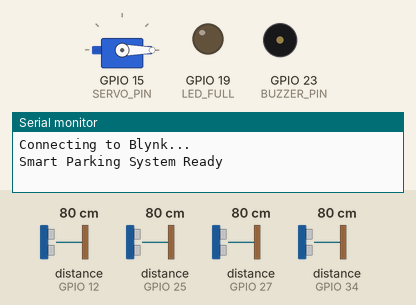
A program run on a simulated ESP32. On the bench: servo, output pins drawn as LEDs (lit = HIGH), buzzer (waves = sounding, pin HIGH), the last lines printed to the serial monitor. Wiring (inferred from the names in the program): 4 × ultrasonic range finder: trigger GPIO 4, echo GPIO 34 / trigger GPIO 13, echo GPIO 12 / trigger GPIO 14, echo GPIO 27 / trigger GPIO 26, echo GPIO 25. The inputs (shaded band) are chosen by the test bench; at power-on: distance to the obstacle (sensors on GPIO 34, GPIO 12, GPIO 25, GPIO 27) 80 cm. The echo pulse lasts 58.3 µs per cm; WiFi joins after 1.5 s; servers stay silent unless stated; pins used as bus, display or sensor lines are not drawn.

Above: at 3.0 s.
3.1 s: distance to the obstacle (sensor on GPIO 34) set to 24 cm
4.6 s: distance to the obstacle (sensor on GPIO 34) set to 18 cm
At 4.78 s:
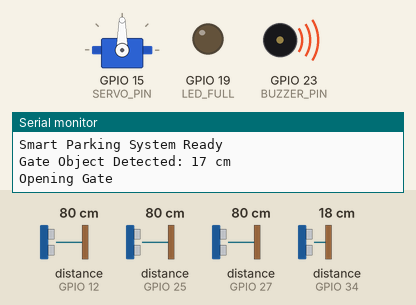
At 5.8 s:
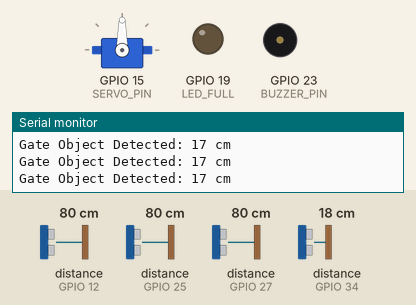
Timing chart, 0 to 7.6 s (numbered marks = the images above; inputs shaded):
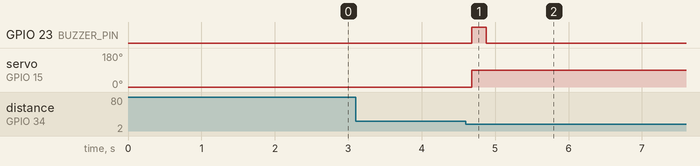

The program:

main.cpp
```cpp
#define BLYNK_TEMPLATE_ID "TMPL2JrWYosa2"
#define BLYNK_TEMPLATE_NAME "Smart System"
#define BLYNK_AUTH_TOKEN "C7lb344AgI---FR1btucjAeTWQfY-nLB"

#include <WiFi.h>
#include <BlynkSimpleEsp32.h>
#include <ESP32Servo.h>

char ssid[] = "Wokwi-GUEST";
char pass[] = "";

#define TRIG1 13
#define ECHO1 12

#define TRIG2 14
#define ECHO2 27

#define TRIG3 26
#define ECHO3 25

#define TRIG4 4
#define ECHO4 34

#define LED_FULL 19
#define SERVO_PIN 15
#define BUZZER_PIN 23

Servo barrierGate;
BlynkTimer timer;

bool slot1Occupied = false;
bool slot2Occupied = false;
bool slot3Occupied = false;

int availableSlots = 3;

const int THRESHOLD_DISTANCE = 15;
const int GATE_THRESHOLD = 20;

bool gateOpen = false;

unsigned long lastGateDetection = 0;

const unsigned long NO_OBJECT_TIME = 5000;

const int GATE_CLOSED = 0;
const int GATE_OPEN = 90;

void checkParkingSlots();
void checkGateSensor();
void updateBlynk();
void updateLED();
void openGate();
void closeGate();
void alertParkingFull();
long getDistance(int trigPin, int echoPin);

void setup() {

  Serial.begin(115200);

  pinMode(TRIG1, OUTPUT);
  pinMode(ECHO1, INPUT);

  pinMode(TRIG2, OUTPUT);
  pinMode(ECHO2, INPUT);

  pinMode(TRIG3, OUTPUT);
  pinMode(ECHO3, INPUT);

  pinMode(TRIG4, OUTPUT);
  pinMode(ECHO4, INPUT);

  pinMode(LED_FULL, OUTPUT);
  pinMode(BUZZER_PIN, OUTPUT);

  barrierGate.attach(SERVO_PIN);
  barrierGate.write(GATE_CLOSED);

  Serial.println("Connecting to Blynk...");

  Blynk.begin(
    BLYNK_AUTH_TOKEN,
    ssid,
    pass
  );

  timer.setInterval(1000L, updateBlynk);

  Serial.println("Smart Parking System Ready");
}

void loop() {

  Blynk.run();
  timer.run();

  checkParkingSlots();
  updateLED();
  checkGateSensor();

  delay(100);
}

long getDistance(int trigPin, int echoPin) {

  digitalWrite(trigPin, LOW);
  delayMicroseconds(2);

  digitalWrite(trigPin, HIGH);
  delayMicroseconds(10);

  digitalWrite(trigPin, LOW);

  long duration =
    pulseIn(echoPin, HIGH, 30000);

  if (duration == 0)
    return 0;

  long distance =
    duration * 0.034 / 2;

  return distance;
}

void checkParkingSlots() {

  long distance1 =
    getDistance(TRIG1, ECHO1);

  long distance2 =
    getDistance(TRIG2, ECHO2);

  long distance3 =
    getDistance(TRIG3, ECHO3);

  slot1Occupied =
    distance1 > 0 &&
    distance1 < THRESHOLD_DISTANCE;

  slot2Occupied =
    distance2 > 0 &&
    distance2 < THRESHOLD_DISTANCE;

  slot3Occupied =
    distance3 > 0 &&
    distance3 < THRESHOLD_DISTANCE;

  availableSlots = 0;

  if (!slot1Occupied)
    availableSlots++;

  if (!slot2Occupied)
    availableSlots++;

  if (!slot3Occupied)
    availableSlots++;
}

void checkGateSensor() {

  long gateDistance =
    getDistance(TRIG4, ECHO4);

  bool objectDetected =
    gateDistance > 0 &&
    gateDistance < GATE_THRESHOLD;

  if (objectDetected) {

    lastGateDetection = millis();

    Serial.print("Gate Object Detected: ");
    Serial.print(gateDistance);
    Serial.println(" cm");

    if (!gateOpen) {

      if (availableSlots > 0) {

        Serial.println("Opening Gate");

        openGate();

        digitalWrite(
          BUZZER_PIN,
          HIGH
        );

        delay(200);

        digitalWrite(
          BUZZER_PIN,
          LOW
        );

      } else {

        Serial.println("Parking FULL");

        alertParkingFull();
      }
    }
  }

  if (gateOpen &&
      !objectDetected &&
      millis() - lastGateDetection >= NO_OBJECT_TIME) {

    Serial.println("Closing Gate");

    closeGate();
  }
}

void openGate() {

  if (!gateOpen) {

    barrierGate.write(GATE_OPEN);

    gateOpen = true;

    lastGateDetection = millis();
  }
}

void closeGate() {

  if (gateOpen) {

    barrierGate.write(GATE_CLOSED);

    gateOpen = false;
  }
}

void updateLED() {

  digitalWrite(
    LED_FULL,
    availableSlots == 0
  );
}

void alertParkingFull() {

  static unsigned long lastAlert = 0;

  if (millis() - lastAlert >= 2000) {

    Serial.println("PARKING FULL");

    for (int i = 0; i < 2; i++) {

      digitalWrite(
        LED_FULL,
        HIGH
      );

      digitalWrite(
        BUZZER_PIN,
        HIGH
      );

      delay(200);

      digitalWrite(
        LED_FULL,
        LOW
      );

      digitalWrite(
        BUZZER_PIN,
        LOW
      );

      delay(200);
    }

    digitalWrite(
      LED_FULL,
      HIGH
    );

    lastAlert = millis();
  }
}

void updateBlynk() {

  int slot1Status = slot1Occupied ? 0 : 1;
  int slot2Status = slot2Occupied ? 0 : 1;
  int slot3Status = slot3Occupied ? 0 : 1;

  Blynk.virtualWrite(V0, slot1Status);
  Blynk.virtualWrite(V1, slot2Status);
  Blynk.virtualWrite(V2, slot3Status);
  Blynk.virtualWrite(V3, availableSlots);

  if (availableSlots == 0) {

    Blynk.virtualWrite(
      V5,
      "PARKING FULL - ENTRY DENIED"
    );

  } else {

    String status =
      "AVAILABLE SLOTS: " +
      String(availableSlots) +
      "/3";

    Blynk.virtualWrite(
      V5,
      status
    );
  }
}
```

Measured:
- the behaviour switches between 21 and 20 cm on distance to the obstacle (sensor on GPIO 34) (found by bisection; images 0 and 1)
- after the input at 3.1 s, every drawn part: stays the same
- after the input at 4.6 s, GPIO 23 (BUZZER_PIN): LOW → HIGH after 0.08 s, → LOW 0.20 s later; servo on GPIO 15 (SERVO_PIN): 0° → 90° after 0.08 s
